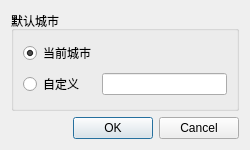
<?xml version="1.0" encoding="UTF-8"?>
<ui version="4.0">
 <class>Setting</class>
 <widget class="QDialog" name="Setting">
  <property name="geometry">
   <rect>
    <x>0</x>
    <y>0</y>
    <width>250</width>
    <height>150</height>
   </rect>
  </property>
  <property name="windowTitle">
   <string>设置</string>
  </property>
  <layout class="QGridLayout" name="gridLayout">
   <item row="0" column="0">
    <widget class="QGroupBox" name="groupBox_2">
     <property name="title">
      <string>默认城市</string>
     </property>
     <layout class="QGridLayout" name="gridLayout_2">
      <item row="1" column="0">
       <widget class="QRadioButton" name="radioButton_2">
        <property name="text">
         <string>自定义</string>
        </property>
       </widget>
      </item>
      <item row="1" column="1">
       <widget class="QLineEdit" name="lineEdit"/>
      </item>
      <item row="0" column="0">
       <widget class="QRadioButton" name="radioButton">
        <property name="text">
         <string>当前城市</string>
        </property>
        <property name="checked">
         <bool>true</bool>
        </property>
       </widget>
      </item>
     </layout>
    </widget>
   </item>
   <item row="1" column="0">
    <widget class="QDialogButtonBox" name="buttonBox">
     <property name="orientation">
      <enum>Qt::Horizontal</enum>
     </property>
     <property name="standardButtons">
      <set>QDialogButtonBox::Cancel|QDialogButtonBox::Ok</set>
     </property>
    </widget>
   </item>
  </layout>
 </widget>
 <resources/>
 <connections>
  <connection>
   <sender>buttonBox</sender>
   <signal>accepted()</signal>
   <receiver>Setting</receiver>
   <slot>accept()</slot>
   <hints>
    <hint type="sourcelabel">
     <x>248</x>
     <y>254</y>
    </hint>
    <hint type="destinationlabel">
     <x>157</x>
     <y>274</y>
    </hint>
   </hints>
  </connection>
  <connection>
   <sender>buttonBox</sender>
   <signal>rejected()</signal>
   <receiver>Setting</receiver>
   <slot>reject()</slot>
   <hints>
    <hint type="sourcelabel">
     <x>316</x>
     <y>260</y>
    </hint>
    <hint type="destinationlabel">
     <x>286</x>
     <y>274</y>
    </hint>
   </hints>
  </connection>
 </connections>
</ui>
